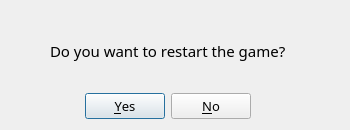
<?xml version="1.0" encoding="UTF-8"?>
<ui version="4.0">
 <class>Dialog_Restart</class>
 <widget class="QDialog" name="Dialog_Restart">
  <property name="geometry">
   <rect>
    <x>0</x>
    <y>0</y>
    <width>350</width>
    <height>130</height>
   </rect>
  </property>
  <property name="minimumSize">
   <size>
    <width>350</width>
    <height>130</height>
   </size>
  </property>
  <property name="maximumSize">
   <size>
    <width>350</width>
    <height>130</height>
   </size>
  </property>
  <property name="windowTitle">
   <string>Restart the game?</string>
  </property>
  <property name="windowIcon">
   <iconset>
    <normaloff>Images/reload.png</normaloff>Images/reload.png</iconset>
  </property>
  <widget class="QDialogButtonBox" name="buttonBox">
   <property name="geometry">
    <rect>
     <x>-60</x>
     <y>90</y>
     <width>311</width>
     <height>32</height>
    </rect>
   </property>
   <property name="font">
    <font>
     <family>Montserrat Medium</family>
     <pointsize>10</pointsize>
     <weight>50</weight>
     <bold>false</bold>
    </font>
   </property>
   <property name="contextMenuPolicy">
    <enum>Qt::DefaultContextMenu</enum>
   </property>
   <property name="layoutDirection">
    <enum>Qt::LeftToRight</enum>
   </property>
   <property name="orientation">
    <enum>Qt::Horizontal</enum>
   </property>
   <property name="standardButtons">
    <set>QDialogButtonBox::No|QDialogButtonBox::Yes</set>
   </property>
   <property name="centerButtons">
    <bool>false</bool>
   </property>
  </widget>
  <widget class="QLabel" name="label">
   <property name="geometry">
    <rect>
     <x>50</x>
     <y>40</y>
     <width>261</width>
     <height>21</height>
    </rect>
   </property>
   <property name="font">
    <font>
     <family>Montserrat Medium</family>
     <pointsize>11</pointsize>
    </font>
   </property>
   <property name="text">
    <string>Do you want to restart the game?</string>
   </property>
  </widget>
 </widget>
 <resources/>
 <connections/>
</ui>
